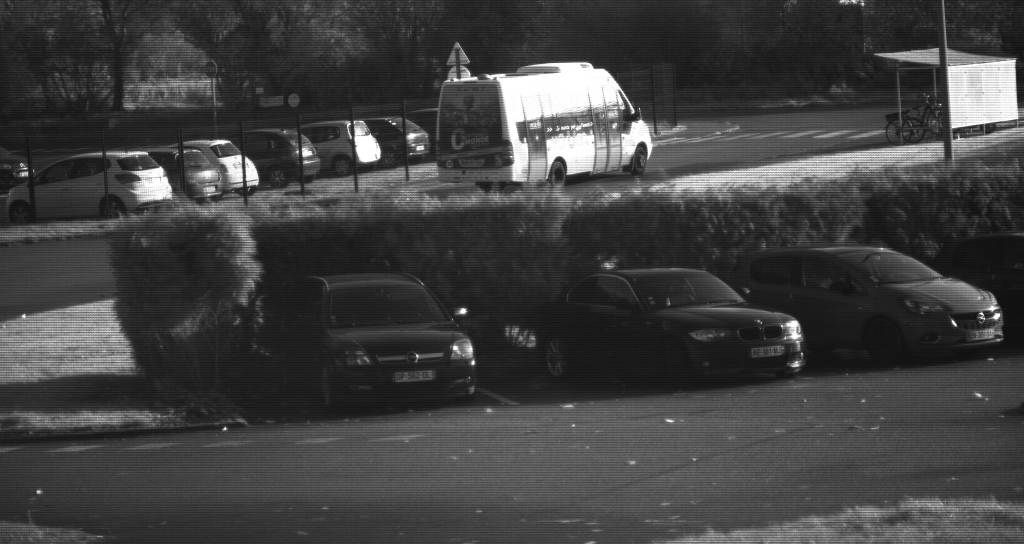
%> input picture Data/MV0-D2048x1088-C01-HS02-160-G2_image_115649_000.bmp, 2048 x 1088 px (shown at 1/2 size)
$ octave Test_Photonfocus_Image.m   (GNU Octave 9; MATLAB toolbox functions it lacks are replaced by stand-ins)
%> lines starting %> are read from the running program, lines starting %| are printed output that depends on the picture
### Functions/X2Cube.m
function DataCube=X2Cube(I,block,bandNumber)
%Input Ximea 1088*2048 image
%Output 256*512*14 datacube
% block=4;
I=double(I);
% [4 lines of commented-out code are left out]
[x,y]=size(I);
DataCube = im2colstep(I',[block, block],[block,block]);
sz=[y/block, x/block  bandNumber];
DataCube=reshape(DataCube',sz);
DataCube=permute(DataCube,[2,1,3]);

end

### Test_Photonfocus_Image.m
%% A Script to apply demosaicing to photonfocus SSI image
% Author: Kinan ABBAS
% Creation Date: 4 July 2023


% Cleaning and loading everthing to the path
close all;
clear;

addpath(pwd);
cd Data/
addpath(genpath(pwd));
cd ..;

cd Functions/
addpath(genpath(pwd));
cd ..;

cd Methods/
addpath(genpath(pwd));
cd ..;


%% Load the SSI image
sz=[1000,2000];
num_band=25;
try
    [baseFileName, folder] = uigetfile({'*.bmp';'*.png';'*.jpg';'*.JPG';'*.bmp';'*.tif'},'Pick up an image');
%> the answer given: t0/Data/MV0-D2048x1088-C01-HS02-160-G2_image_115649_000.bmp
    try
        fullFileName = fullfile(folder, baseFileName);
    catch
        fullFileName='Data/MV0-D2048x1088-C01-HS02-160-G2_image_115649_000.bmp';
    end

catch
    fullFileName='Data/MV0-D2048x1088-C01-HS02-160-G2_image_115649_000.bmp';
end
cdata=imread(fullFileName);
%> cdata is the input picture: size 1088x2048 uint8; min 12, max 255, mean 64.3


% Show the image
figure; imagesc(cdata);title('The SSI image'); colorbar;
%> after `colorbar`:
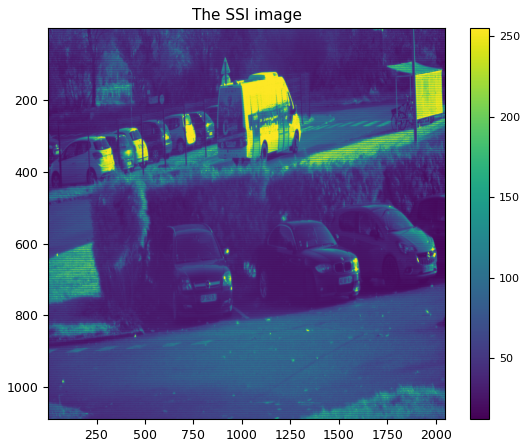
%> figure redrawn from the program's plot data

% Convert image to double
I=double(cdata(1:1000,1:2000))/255;
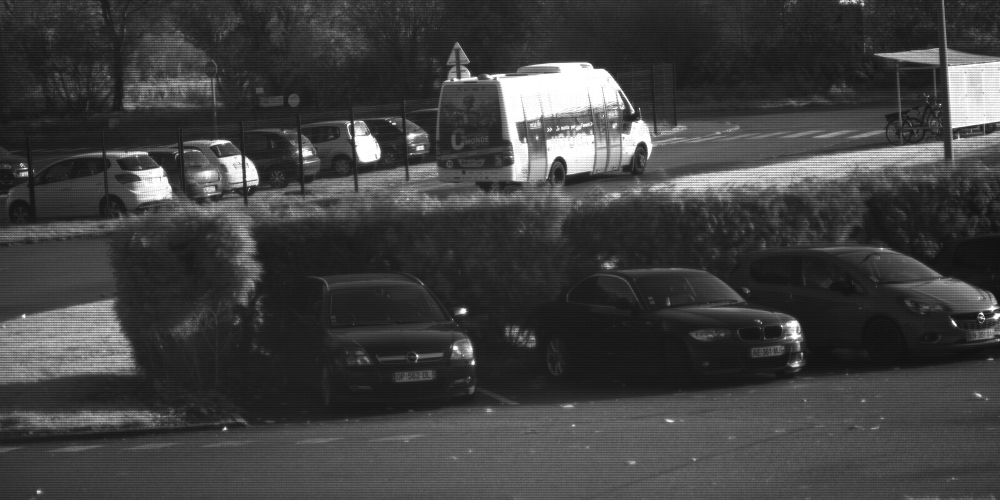
%> I: size 1000x2000 double (shown at 1/2 size); min 0.051, max 1, mean 0.25

%% Super-pixel down-sampling
Super_Pixel_Cube=X2Cube(I,5,25);
%> the run ends on the next line

$ run again, with Data/MV0-D2048x1088-C01-HS02-160-G2_image_152637_000 - Copy.bmp copied over Data/MV0-D2048x1088-C01-HS02-160-G2_image_115649_000.bmp
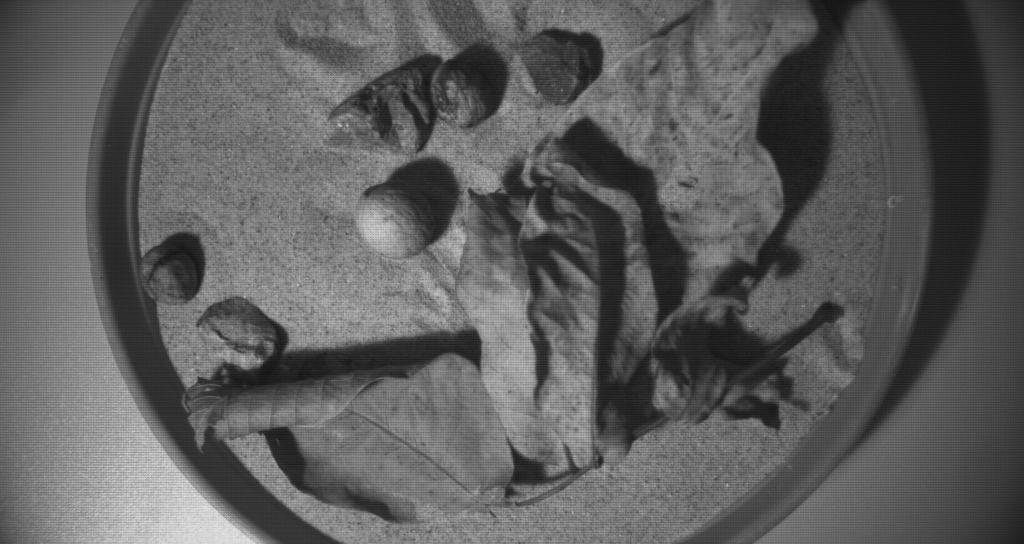
%> input picture Data/MV0-D2048x1088-C01-HS02-160-G2_image_152637_000 - Copy.bmp, 2048 x 1088 px (shown at 1/2 size)
%> cdata is the input picture: size 1088x2048 uint8; min 17, max 243, mean 93
%> `colorbar`:
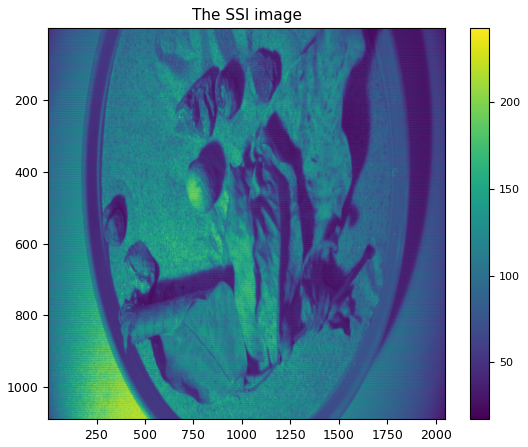
%> figure redrawn from the program's plot data
%> `I=double(cdata(1:1000,1:2000))/255;`:
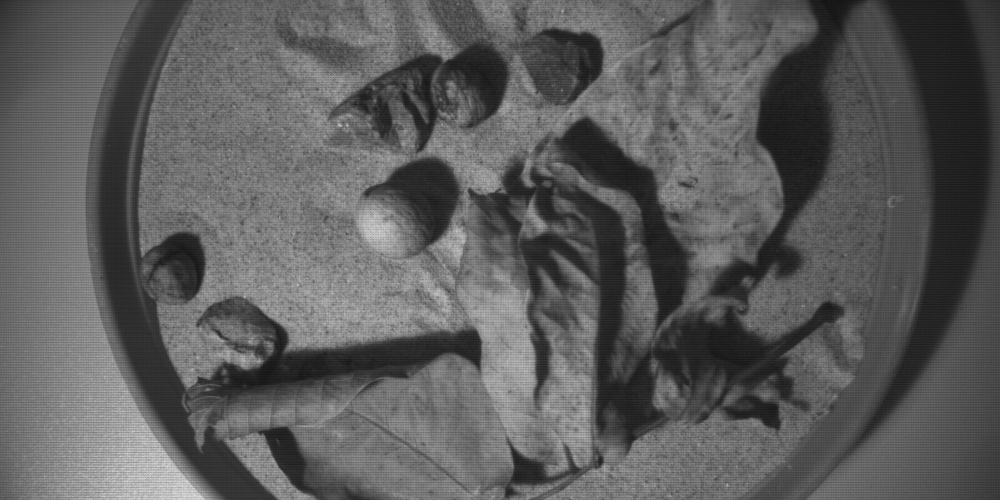
%> I: size 1000x2000 double (shown at 1/2 size); min 0.0667, max 0.922, mean 0.36
